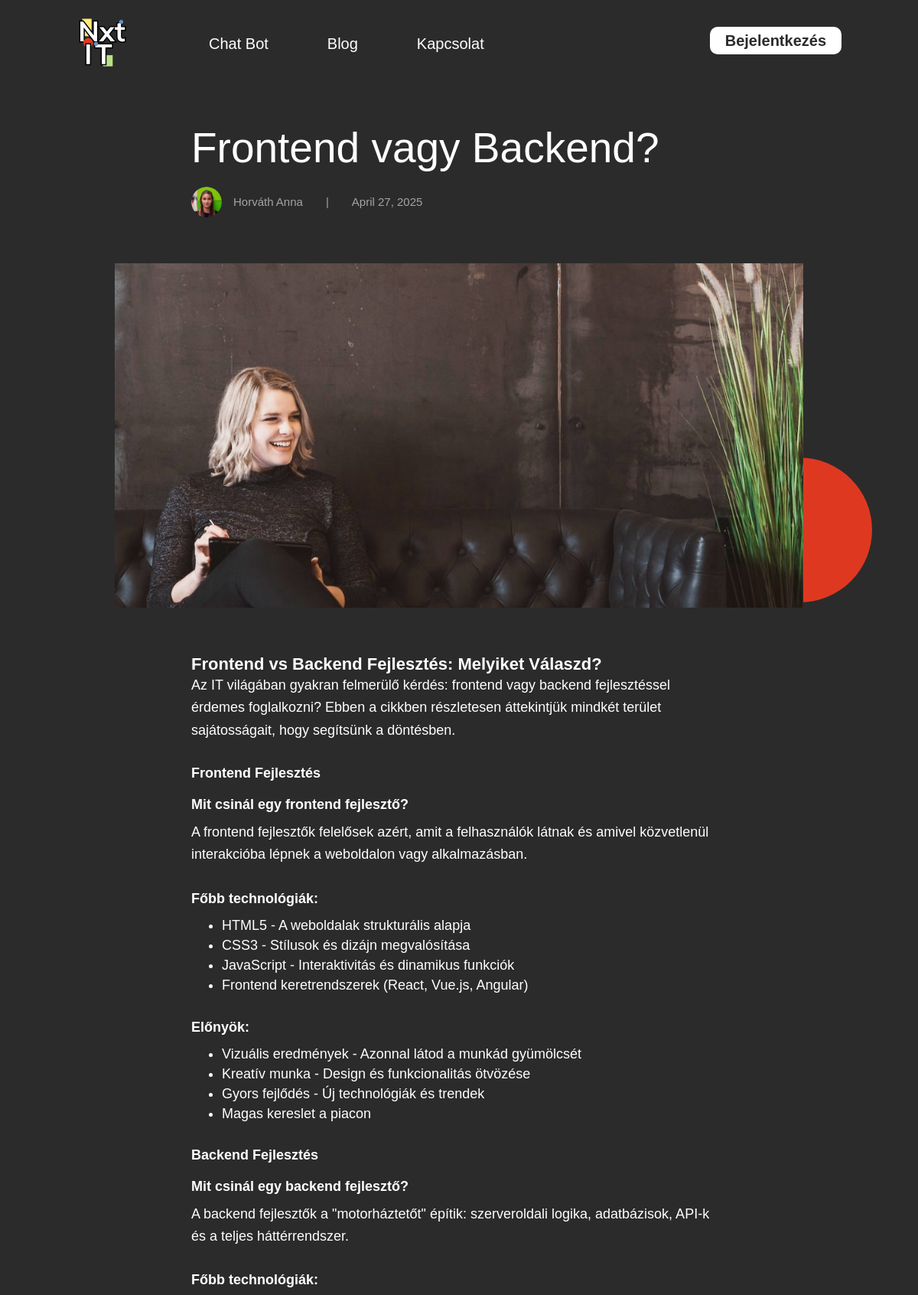
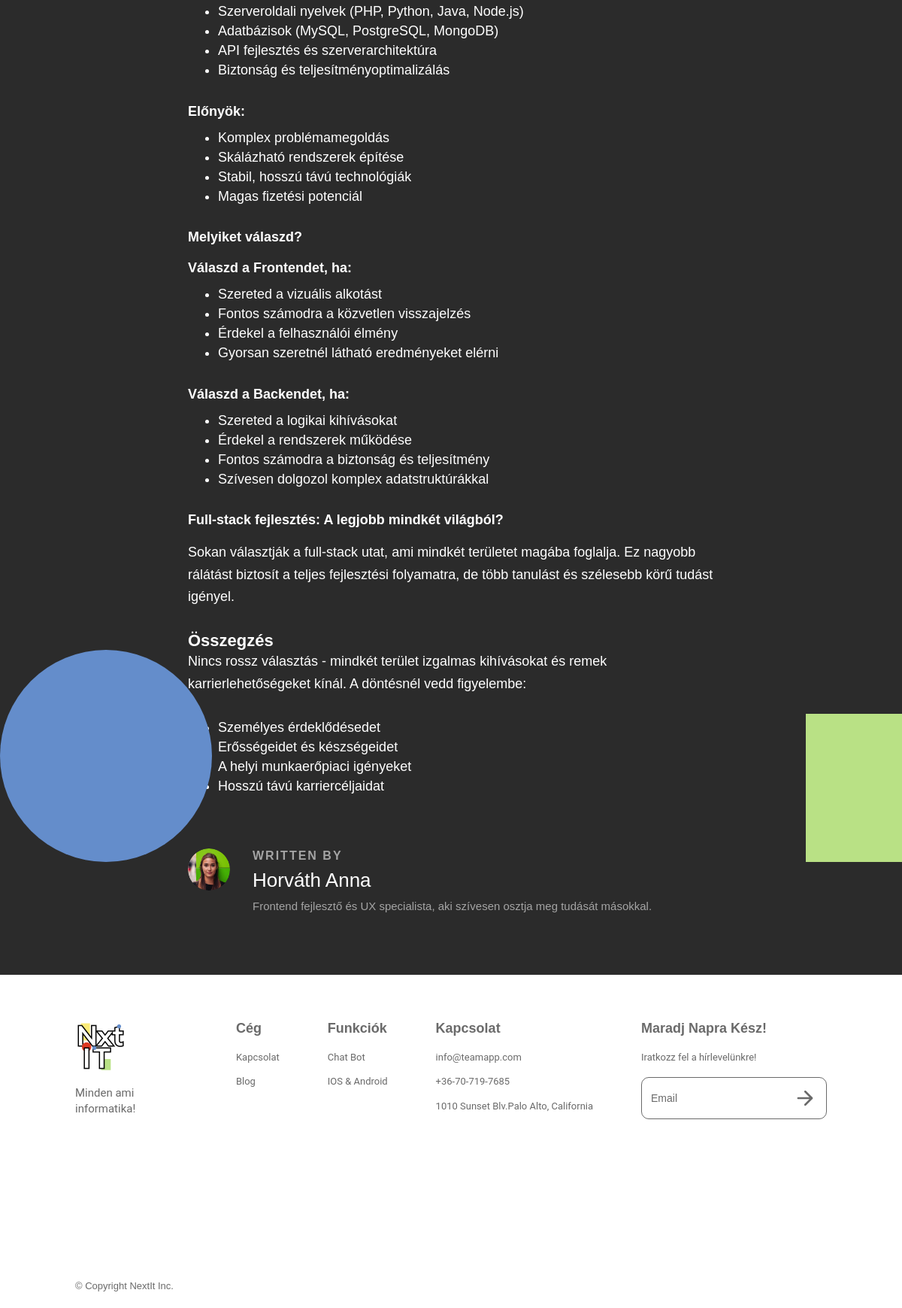
Screenshot of /detail_blog.php?id=2 with the database file from the repository (2 pictures, top to bottom).
### tables this page shows
CREATE TABLE IF NOT EXISTS blog_posts (
    id INT AUTO_INCREMENT PRIMARY KEY,
    title VARCHAR(255) NOT NULL,
    content TEXT NOT NULL,
    thumbnail_path VARCHAR(255),
    author_id INT NOT NULL,
    created_at TIMESTAMP DEFAULT CURRENT_TIMESTAMP,
    updated_at TIMESTAMP DEFAULT CURRENT_TIMESTAMP ON UPDATE CURRENT_TIMESTAMP,
    FOREIGN KEY (author_id) REFERENCES authors(id)
);

CREATE TABLE IF NOT EXISTS authors (
    id INT AUTO_INCREMENT PRIMARY KEY,
    user_id INT,
    name VARCHAR(255) NOT NULL,
    avatar_path VARCHAR(255),
    bio TEXT,
    created_at TIMESTAMP DEFAULT CURRENT_TIMESTAMP,
    FOREIGN KEY (user_id) REFERENCES users(id)
);

### detail_blog.php (the view, shortened to what this page needs)
<?php
$post_id = filter_var($_GET['id'] ?? 0, FILTER_SANITIZE_NUMBER_INT);
try {
    $conn = connectDB();
    $stmt = $conn->prepare("
        SELECT
            blog_posts.*,
            authors.name as author_name,
            authors.avatar_path as author_avatar,
            authors.bio as author_bio
        FROM blog_posts
        JOIN authors ON blog_posts.author_id = authors.id
        WHERE blog_posts.id = :id
    ");
    $stmt->bindParam(':id', $post_id);
    $stmt->execute();
    $post = $stmt->fetch(PDO::FETCH_ASSOC);
} catch(PDOException $e) {
    header("Location: blog.php");
    exit();
}
?>
<!DOCTYPE html>
<html data-wf-page="66d02fb4f2a7b52a72435c93" data-wf-site="65fc333eda750eb38f8b67a0">
<head>
  <link href="css/normalize.css" rel="stylesheet" type="text/css">
  <link href="css/webflow.css" rel="stylesheet" type="text/css">
  <link href="css/first-cb9532.webflow.css" rel="stylesheet" type="text/css">
</head>
<body class="body-3">
  <div id="luxy" class="smooth-wrapper">
    <section class="section white-section">
      <div data-animation="default" data-collapse="medium" data-duration="400" data-easing="ease" data-easing2="ease" role="banner" class="navbar w-nav">
        <div class="nav-container w-container">
          <a href="index.php" class="brand w-nav-brand"><img src="images/Logo.png" loading="lazy" width="66" alt="" class="image"></a>
          <nav role="navigation" class="nav-menu w-clearfix w-nav-menu">
            <a href="chat-bot.php" class="nav-link left first w-nav-link">Chat Bot</a>
            <a href="blog.php" class="nav-link left w-nav-link">Blog</a>
            <a href="kapcsolat.php" class="nav-link left w-nav-link">Kapcsolat</a>
          </nav>
          <?php if(isset($_SESSION['user_id'])): ?>
            <a href="process/logout.php" class="nav-link nav-button w-nav-link">Kijelentkezés</a>
          <?php else: ?>
            <a href="log-in.php" class="nav-link nav-button w-nav-link">Bejelentkezés</a>
          <?php endif; ?>
        </div>
      </div>
      <div class="blog-container top-margin">
        <h1 class="heading-10"><?php echo htmlspecialchars($post['title']); ?></h1>
        <div class="author-and-date">
          <div class="avatar-img" style="background-image: url('<?php echo htmlspecialchars($post['author_avatar']); ?>')"></div>
          <div class="author-name"><?php echo htmlspecialchars($post['author_name']); ?></div>
          <div class="divider">|</div>
          <div class="author-name"><?php echo date('F j, Y', strtotime($post['created_at'])); ?></div>
        </div>
      </div>
      <div class="blog-container _900-wide">
        <div class="main-img" style="background-image: url('<?php echo htmlspecialchars($post['thumbnail_path']); ?>')"></div>
      </div>
      <div class="blog-container">
        <div class="rich-text w-richtext">
          <?php echo $post['content']; ?>
        </div>
        <div class="author-blocck">
          <div class="avatar-img-copy" style="background-image: url('<?php echo htmlspecialchars($post['author_avatar']); ?>')"></div>
          <div>
            <div class="text-block-7">WRITTEN BY</div>
            <div class="text-block-8"><?php echo htmlspecialchars($post['author_name']); ?></div>
            <div class="text-block-6"><?php echo htmlspecialchars($post['author_bio']); ?></div>
          </div>
        </div>
      </div>
      <img src="images/green-square.svg" loading="lazy" alt="" height="Auto" class="greens1">
      <img src="images/Bg-purple-2.svg" loading="lazy" alt="" class="purplec1">
    </section>
    <section class="section footer">
      <div class="nav-container">
        <div class="flexbox-2 footer">
          <div class="footer-column first">
            <a href="index.php" class="w-inline-block"><img width="66" loading="lazy" alt="" src="images/Logo.png"></a>
            <div class="text-block-4">Minden ami informatika!</div>
          </div>
          <div class="footer-column">
            <h3>Cég</h3>
            <a href="kapcsolat.php" class="link">Kapcsolat</a>
            <a href="blog.php" class="link">Blog</a>
          </div>
          <div class="footer-column">
            <h3>Funkciók</h3>
            <a href="chat-bot.php" class="link">Chat Bot</a>
            <a href="log-in.php" class="link">IOS &amp; Android<br></a>
          </div>
          <div class="footer-column">
            <h3>Kapcsolat</h3>
            <a href="mailto:info@teamapp.com" class="link">info@teamapp.com</a>
            <a href="tel:+36-70-719-7685" class="link">+36-70-719-7685</a>
            <a href="#" class="link">1010 Sunset Blv.Palo Alto, California</a>
          </div>
          <div class="footer-column last">
            <h3>Maradj Napra Kész!</h3>
            <div class="sub-text">Iratkozz fel a hírlevelünkre!</div>
            <div class="form-block w-form">
              <form action="process/subscribe.php" method="post" class="form-copy">
                <input class="text-field-copy w-input" maxlength="256" name="email" placeholder="Email" type="email" required="">
                <input type="submit" class="arrow-button w-button" value="b">
              </form>
            </div>
          </div>
        </div>
        <div class="text-block-3">© Copyright NextIt Inc.</div>
      </div>
    </section>
  </div>
</body>
</html>

### css/webflow.css (style rules this page uses)
* { -webkit-box-sizing: border-box; -moz-box-sizing: border-box; box-sizing: border-box; }
html { height: 100%; }
body { margin: 0; min-height: 100%; background-color: #fff; font-family: Arial, sans-serif; font-size: 14px; line-height: 20px; color: #333; }
img { max-width: 100%; vertical-align: middle; display: inline-block; }
.w-inline-block { max-width: 100%; display: inline-block; }
.w-clearfix:before, .w-clearfix:after { content: " "; display: table; grid-column-start: 1; grid-row-start: 1; grid-column-end: 2; grid-row-end: 2; }
.w-clearfix:after { clear: both; }
.w-button { display: inline-block; padding: 9px 15px; background-color: #3898EC; color: white; border: 0; line-height: inherit; text-decoration: none; cursor: pointer; border-radius: 0; }
input.w-button { -webkit-appearance: button; }
h1, h2, h3, h4, h5, h6 { font-weight: bold; margin-bottom: 10px; }
h1 { font-size: 38px; line-height: 44px; margin-top: 20px; }
h2 { font-size: 32px; line-height: 36px; margin-top: 20px; }
h3 { font-size: 24px; line-height: 30px; margin-top: 20px; }
h4 { font-size: 18px; line-height: 24px; margin-top: 10px; }
p { margin-top: 0; margin-bottom: 10px; }
ul, ol { margin-top: 0px; margin-bottom: 10px; padding-left: 40px; }
.w-form { margin: 0 0 15px; }
.w-input, .w-select { display: block; width: 100%; height: 38px; padding: 8px 12px; margin-bottom: 10px; font-size: 14px; line-height: 1.42857143; color: #333333; vertical-align: middle; background-color: #ffffff; border: 1px solid #cccccc; }
.w-input::placeholder, .w-select::placeholder { color: #999; }
.w-container { margin-left: auto; margin-right: auto; max-width: 940px; }
.w-container:before, .w-container:after { content: " "; display: table; grid-column-start: 1; grid-row-start: 1; grid-column-end: 2; grid-row-end: 2; }
.w-container:after { clear: both; }
.w-richtext:before, .w-richtext:after { content: " "; display: table; grid-column-start: 1; grid-row-start: 1; grid-column-end: 2; grid-row-end: 2; }
.w-richtext:after { clear: both; }
.w-richtext ol, .w-richtext ul { overflow: hidden; }
.w-nav { position: relative; background: #dddddd; z-index: 1000; }
.w-nav:before, .w-nav:after { content: " "; display: table; grid-column-start: 1; grid-row-start: 1; grid-column-end: 2; grid-row-end: 2; }
.w-nav:after { clear: both; }
.w-nav-brand { position: relative; float: left; text-decoration: none; color: #333333; }
.w-nav-link { position: relative; display: inline-block; vertical-align: top; text-decoration: none; color: #222222; padding: 20px; text-align: left; margin-left: auto; margin-right: auto; }
.w-nav-menu { position: relative; float: right; }

### rows the page displays
blog_posts: title "Frontend vagy Backend?", author.avatar_path (picture), author.name "Horváth Anna", created_at "April 27, 2025", thumbnail_path (picture), content "Frontend vs Backend Fejlesztés: Melyiket Válaszd? Az IT világában gyakran felmerülő kérdés: frontend vagy backend fejlesztéssel érdemes foglalkozni? Ebben a cikkben részletesen áttekintjük mindkét terület sajátosságait, hogy segítsünk a döntésben. Frontend Fejlesztés Mit csinál egy frontend fejlesztő? A frontend fejlesztők felelősek azért, amit a felhasználók látnak és amivel közvetlenül interakcióba lépnek a weboldalon vagy alkalmazásban. Főbb technológiák: HTML5 - A weboldalak strukturális alapja CSS3 - Stílusok és dizájn megvalósítása JavaScript - Interaktivitás és dinamikus funkciók Frontend keretrendszerek (React, Vue.js, Angular) Előnyök: Vizuális eredmények - Azonnal látod a munkád…", author.bio "Frontend fejlesztő és UX specialista, aki szívesen osztja meg tudását másokkal."
